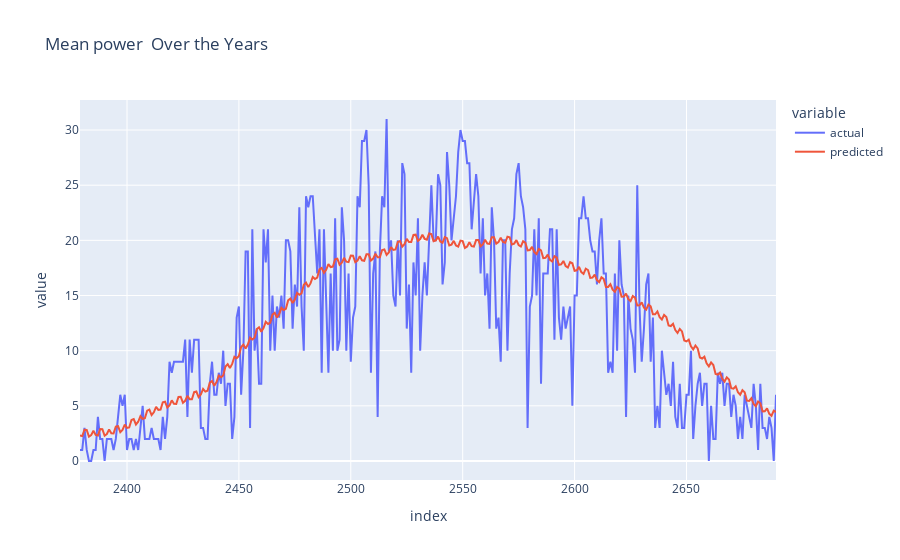

Here is the notebook cell this chart was saved with:
### Code cell
figure = px.line(new,  
                 title='Mean power  Over the Years')
figure.show()

### Figure 1 — Plotly figure (JSON) as saved in the notebook; plotly's stock layout.template omitted (floating-point values rounded to 4 significant figures; data arrays with more than 128 entries replaced by an {"elided": "..."} marker saying what was removed)
{"data": [{"hovertemplate": "variable=actual<br>index=%{x}<br>value=%{y}<extra></extra>", "legendgroup": "actual", "line": {"color": "#636efa", "dash": "solid"}, "marker": {"symbol": "circle"}, "mode": "lines", "name": "actual", "orientation": "v", "showlegend": true, "type": "scatter", "x": {"elided": "312 int values"}, "xaxis": "x", "y": {"elided": "312 int values"}, "yaxis": "y"}, {"hovertemplate": "variable=predicted<br>index=%{x}<br>value=%{y}<extra></extra>", "legendgroup": "predicted", "line": {"color": "#EF553B", "dash": "solid"}, "marker": {"symbol": "circle"}, "mode": "lines", "name": "predicted", "orientation": "v", "showlegend": true, "type": "scatter", "x": {"elided": "312 int values"}, "xaxis": "x", "y": {"elided": "312 float values"}, "yaxis": "y"}], "layout": {"legend": {"title": {"text": "variable"}, "tracegroupgap": 0}, "title": {"text": "Mean power  Over the Years"}, "xaxis": {"anchor": "y", "domain": [0, 1], "title": {"text": "index"}}, "yaxis": {"anchor": "x", "domain": [0, 1], "title": {"text": "value"}}}}
